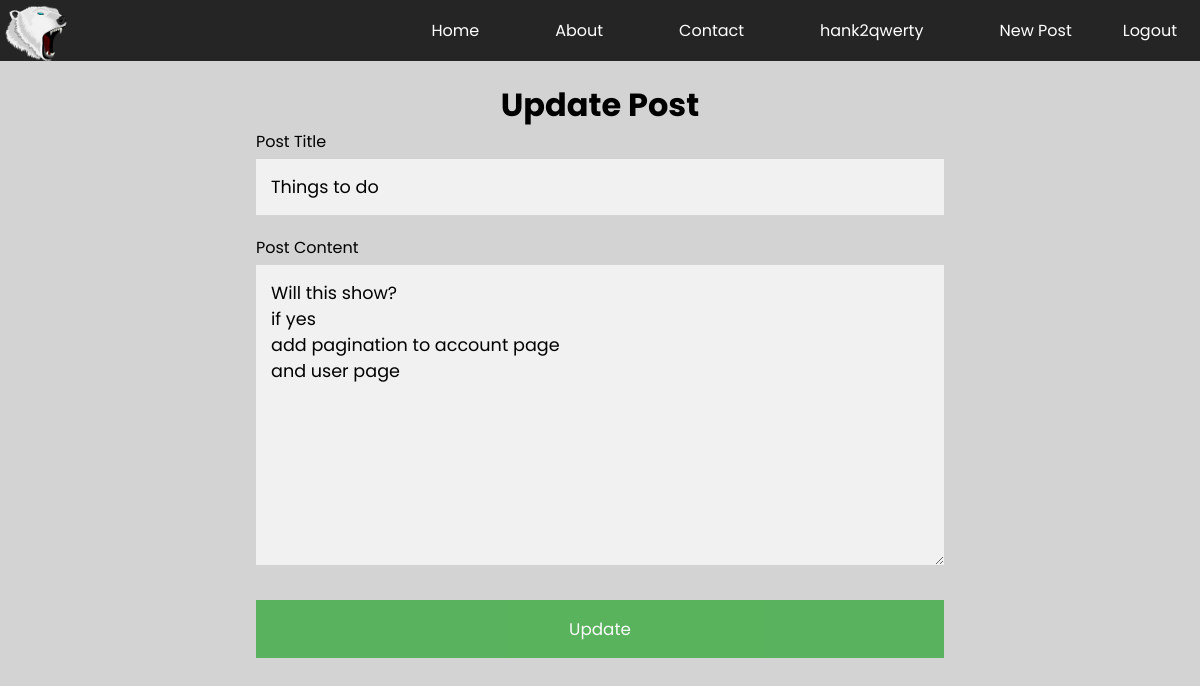
/post/34/update (signed in), run on an earlier commit of the app's database.
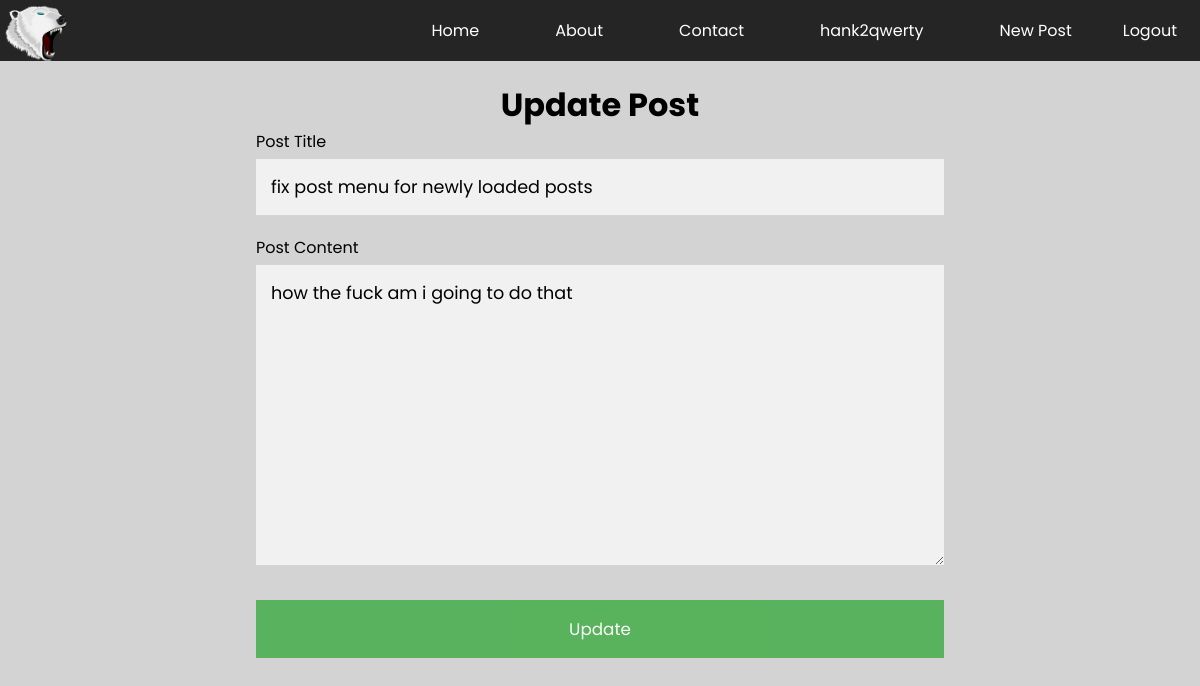
And on a later commit of the database.
### flaskblog/model.py (models this page shows, shortened)
class Post(db.Model):
    id = db.Column(db.Integer, primary_key=True)
    title = db.Column(db.String(250), nullable=False)
    post_date = db.Column(db.DateTime, nullable=False,
                          default=datetime.utcnow)
    content = db.Column(db.Text, nullable=False)
    user_id = db.Column(db.Integer, db.ForeignKey('user.id'), nullable=False)

### flaskblog/posts/routes.py (the view)
@posts.route("/post/<int:post_id>/update", methods=['GET', 'POST'])
@login_required
def update_post(post_id):
    post = Post.query.get_or_404(post_id)
    if post.author != current_user:
        abort(403)
    form = PostForm()
    if form.validate_on_submit():
        post.title = form.title.data
        post.content = form.content.data
        db.session.commit()
        flash('Post updated', 'success')
        return redirect(url_for('posts.post', post_id=post_id))
    elif request.method == "GET":
        form.submit.label.text = "Update"
        form.title.data = post.title
        form.content.data = post.content
    return render_template('newPost.html', form=form, legend="Update Post")

### flaskblog/posts/forms.py
class PostForm(FlaskForm):
    title = StringField('Post Title', validators=(
        [DataRequired(), Length(min=1, max=250)]))
    content = TextAreaField('Post Content', validators=([DataRequired()]))
    submit = SubmitField('Post')

### flaskblog/model.py (called while the page is built)
@login_manager.user_loader
def load_user(user_id):
    return User.query.get(int(user_id))

### flaskblog/templates/newPost.html (shortened to what this page needs)
{%extends "layout.html"%} {% block title%} {{legend}} {% endblock title%} {% block
style%}
<link
    rel="stylesheet"
    href="{{ url_for('static', filename='styles/inputs.css') }}"
/>
<link
    rel="stylesheet"
    href="{{ url_for('static', filename='styles/newPost.css') }}"
/>
{%endblock style%} {%block main%}
<h1>{{legend}}</h1>
<div class="input-container">
    <form action="" method="post">
        <div class="title-container feild">
            {{form.title.label(class='title-label')}} {%if form.title.errors%}
            {{form.title(class='user-label error', autocomplete='off')}} {%for error
            in form.title.errors%}
            <span class="error-msg">{{error}}</span>
            {% endfor %} {%else%} {{form.title(class='title', autocomplete='off')}}
            {%endif%}
        </div>
        <div class="content feild">
            {{form.content.label(class='user-label')}} {%if form.content.errors%}
            {{form.content(class='user-label error')}} {%for error in
            form.content.errors%}
            <span class="error-msg">{{error}}</span>
            {% endfor %} {%else%} {{form.content(class='content')}} {%endif%}
        </div>
        {{form.submit(class='postbtn registerbtn')}}
    </form>
</div>
{%endblock main%}

What changed in the data, as far as the page shows it:
changed Post: title "Things to do" → "fix post menu for newly loaded posts"; content "Will this show? if yes add pagination to account page and user page" → "how the fuck am i going to do that"
